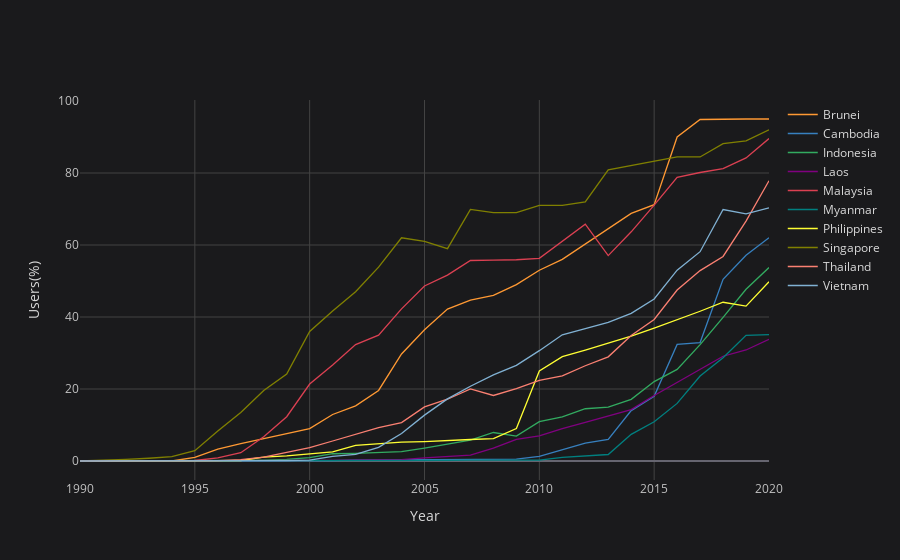

Notebook code for this chart:
### Markdown cell above
### Southeast Asia Internet User Growth

### Code cell
# pivot table
a = df_asean.pivot(index="Year", columns="Entity", values="Internet Users(%)")

# fill 0 values
a.loc[2018, "Cambodia"] = a.loc[2018, :].median()
a.loc[2019, "Cambodia"] = a.loc[2019, :].median()
a.loc[2020, "Cambodia"] = a.loc[2020, :].median()

a.iplot(kind="line",  xTitle="Year", yTitle="Users(%)")
